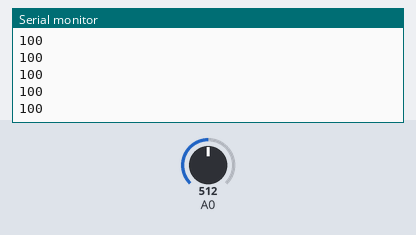
The sketch below on a simulated Arduino Uno, built with avr-gcc and run on an emulated ATmega328P. On the bench: the last lines printed to the serial monitor. Inputs (shaded band) come from the test bench; at power-on: A0 = 512.

Above: at 1.2 s.
1.3 s: A0 set to 716
At 2.3 s:
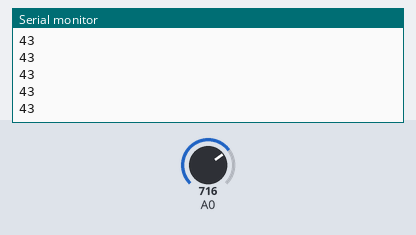
2.8 s: A0 set to 900
At 3.5 s:
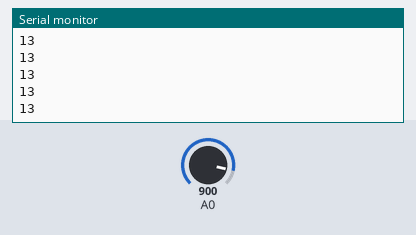
Timing chart, 0 to 5.8 s (numbered marks = the images above; inputs shaded):
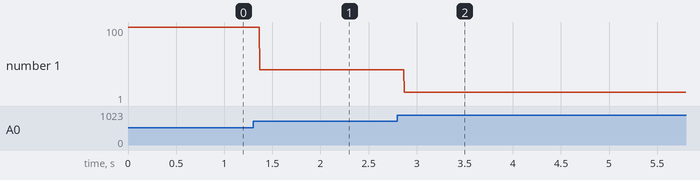

Measured:
- after the input at 1.3 s, the serial monitor: prints a new line after 0.07 s (image 1)
- after the input at 2.8 s, the serial monitor: prints a new line after 0.07 s (image 2)
- plotted number 1: 100 → 43 after the input at 1.3 s, 43 → 1 after the input at 2.8 s

The sketch:

Ohmmeter.ino
```cpp
float inputv = 5.0;
int res2= 100;
long value = 0;

void setup(){
  Serial.begin(9600);
}


void loop(){
  resistor();
}

void resistor(){
  value = analogRead(A0);
  float voltage1 = inputv-value/1024.0*inputv;
  float voltage2 = inputv-voltage1;
  int res1 = res2*(voltage1/voltage2);

  Serial.println(res1);
}  
```
